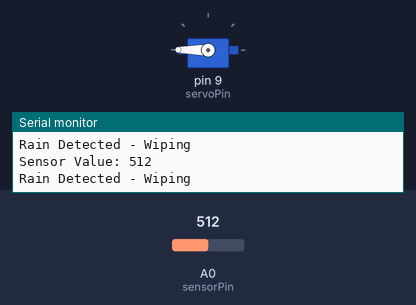
A sketch run on a simulated Arduino Uno, built with avr-gcc and run on an emulated ATmega328P. Parts: servo, the last lines printed to the serial monitor. Inputs (shaded band) come from the test bench; at power-on: A0 (sensorPin) = 512.

Above: at 2.9 s.
3.0 s: A0 (sensorPin) set to 581
6.5 s: A0 (sensorPin) set to 607
At 8.2 s:
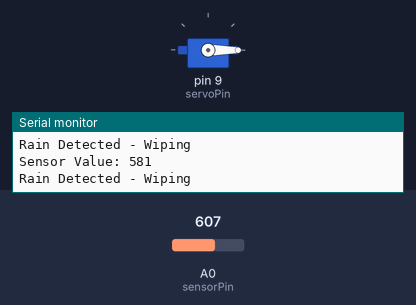
10.0 s: A0 (sensorPin) set to 590
At 15.8 s:
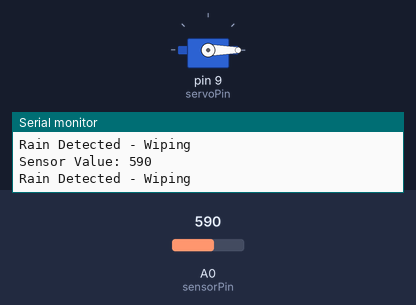
16.2 s: A0 (sensorPin) set to 610
At 16.8 s:
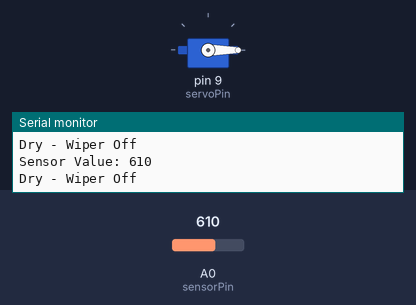
Timing chart, 0 to 19.2 s (numbered marks = the images above; inputs shaded):
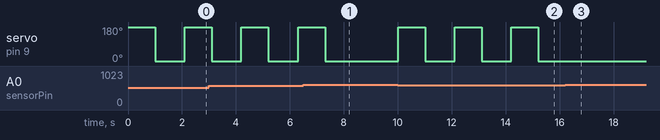

Measured:
- the behaviour switches between 599 and 600 on A0 (sensorPin) (found by bisection; images 0 and 1)
- after the input at 6.5 s, servo on pin 9 (servoPin): goes on until 7.3 s, then stays 0°
- after the input at 10.0 s, servo on pin 9 (servoPin): alternates 180° for 1.0 s and 0° for 1.1 s, starting at once
- after the input at 16.2 s, servo on pin 9 (servoPin): stops changing and stays 0°
- by itself, servo on pin 9 (servoPin): alternates 180° for 1.0 s and 0° for 1.1 s

The sketch:

automaticrainsensor.ino
```cpp
// Language: C++ (Arduino IDE)
// Project: Automatic Rain Sensing Car Wiper
// Name: KIMATHI MARK COLLINS MAINA

#include <Servo.h>

const int sensorPin = A0;
const int servoPin = 9;

Servo wiper;

int threshold = 600;

void setup() {

  Serial.begin(9600);

  wiper.attach(servoPin);

  wiper.write(0);
}

void loop() {
  int sensorValue = analogRead(sensorPin);

  Serial.print("Sensor Value: ");
  Serial.println(sensorValue);

  if (sensorValue < threshold) {

    Serial.println("Rain Detected - Wiping");
    wiper.write(180);
    delay(1000);
    wiper.write(0);
    delay(1000);
  } else {

    Serial.println("Dry - Wiper Off");
    wiper.write(0);
  }

  delay(100);
}
```
